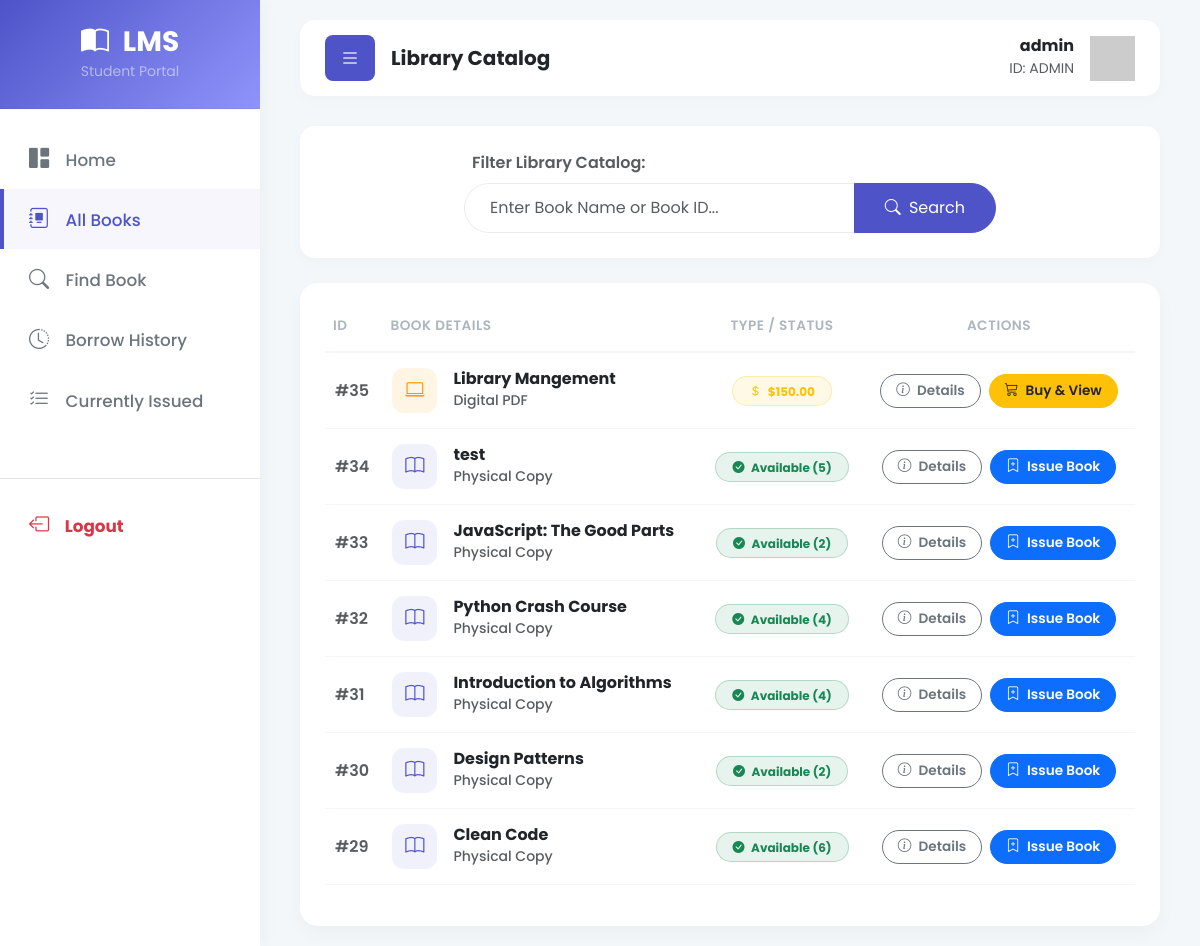
/student/book.php (signed in), run on the app's committed database.
### tables this page shows
CREATE TABLE `user` (
  `RollNo` varchar(50) NOT NULL,
  `Name` varchar(50) DEFAULT NULL,
  `Type` varchar(50) DEFAULT NULL,
  `EmailId` varchar(50) DEFAULT NULL,
  `MobNo` bigint(11) DEFAULT NULL,
  `Password` varchar(50) DEFAULT NULL,
  `wallet_balance` decimal(10,2) DEFAULT 0.00
);

CREATE TABLE `book` (
  `BookId` int(10) NOT NULL,
  `Title` varchar(50) DEFAULT NULL,
  `Availability` int(5) DEFAULT NULL,
  `status` varchar(50) NOT NULL,
  `Author` varchar(50) NOT NULL,
  `Year` int(11) DEFAULT NULL,
  `Description` text DEFAULT NULL,
  `is_online` tinyint(1) DEFAULT 0,
  `file_path` varchar(255) DEFAULT NULL,
  `price` decimal(10,2) DEFAULT 0.00
);

### student/book.php (the view, shortened to what this page needs)
<?php
require('../includes/dbconn.php');
$rollno = $_SESSION['RollNo'];
$sql_user = "SELECT Name FROM LMS.user WHERE RollNo='$rollno'";
$result_user = $conn->query($sql_user);
$user_name = ($result_user && $result_user->num_rows > 0) ?
$result_user->fetch_assoc()['Name'] : "Student";
$purchased_books = [];
?>
<!DOCTYPE html>
<html lang="en">
    <head>
        <link
            href="https://cdn.jsdelivr.net/npm/bootstrap@5.3.0/dist/css/bootstrap.min.css"
            rel="stylesheet">
        <link rel="stylesheet"
            href="https://cdn.jsdelivr.net/npm/bootstrap-icons@1.11.1/font/bootstrap-icons.css">
    </head>
    <body>
        <div class="wrapper">
            <nav id="sidebar">
                <div class="sidebar-header">
                    <h3 class="mb-0 fw-bold"><i
                            class="bi bi-book-half me-2"></i> LMS</h3>
                    <small class="text-white-50">Student Portal</small>
                </div>
                <ul class="list-unstyled components">
                    <li><a href="index.php"><i class="bi bi-grid-1x2-fill"></i>
                            Home</a></li>
                    <li class="active"><a href="book.php"><i
                                class="bi bi-journal-album"></i> All
                            Books</a></li>
                    <li><a href="findbook.php"><i class="bi bi-search"></i> Find
                            Book</a></li>
                    <li><a href="history.php"><i
                                class="bi bi-clock-history"></i> Borrow
                            History</a></li>
                    <li><a href="current.php"><i class="bi bi-list-check"></i>
                            Currently Issued</a></li>
                    <li class="mt-5 border-top pt-3"><a href="logout.php"
                            class="text-danger fw-bold"><i
                                class="bi bi-box-arrow-left text-danger"></i>
                            Logout</a></li>
                </ul>
            </nav>
            <div id="content">
                <nav
                    class="top-navbar d-flex justify-content-between align-items-center">
                    <div class="d-flex align-items-center">
                        <button type="button" id="sidebarCollapse"
                            class="btn me-3"><i
                                class="bi bi-list fs-5"></i></button>
                        <h5 class="fw-bold mb-0 text-dark">Library Catalog</h5>
                    </div>
                    <div class="d-flex align-items-center">
                        <div class="me-3 text-end d-none d-md-block">
                            <h6 class="mb-0 fw-bold text-dark"><?php echo
                                explode(' ', trim($user_name))[0]; ?></h6>
                            <small class="text-muted">ID: <?php echo $rollno;
                                ?></small>
                        </div>
                        <img
                            src="https://ui-avatars.com/api/?name=<?php echo urlencode($user_name); ?>&background=4e54c8&color=fff&rounded=true&bold=true"
                            alt="Profile" width="45">
                    </div>
                </nav>
                <div class="search-card">
                    <form action="book.php" method="post" class="mb-0">
                        <div class="row align-items-center">
                            <div class="col-md-8 offset-md-2">
                                <label
                                    class="form-label fw-semibold text-muted ms-2 mb-2">Filter
                                    Library Catalog:</label>
                                <div class="input-group">
                                    <input type="text" name="title"
                                        class="form-control search-input"
                                        placeholder="Enter Book Name or Book ID..."
                                        value="<?php echo isset($_POST['title']) ? htmlspecialchars($_POST['title']) : ''; ?>"
                                        required>
                                    <button type="submit" name="submit"
                                        class="btn search-btn"><i
                                            class="bi bi-search me-1"></i>
                                        Search</button>
                                </div>
                            </div>
                        </div>
                    </form>
                </div>
                <div class="custom-table-container">
                    <?php
                    if(isset($_POST['submit'])) {
                    $s = $conn->real_escape_string($_POST['title']);
                    $sql =
                    "SELECT * FROM LMS.book WHERE BookId='$s' OR Title LIKE '%$s%'";
                    echo "<p class='text-muted mb-4'>Search results for:
                        <strong>".htmlspecialchars($s)."</strong> <a
                            href='book.php'
                            class='text-decoration-none ms-2'>(Clear
                            Search)</a></p>";
                    } else {
                    $sql = "SELECT * FROM LMS.book ORDER BY BookId DESC";
                    }
                    $result = $conn->query($sql);
                    if($result && $result->num_rows > 0) {
                    ?>
                    <div class="table-responsive">
                        <table class="table table-borderless align-middle">
                            <thead>
                                <tr>
                                    <th>ID</th>
                                    <th>Book Details</th>
                                    <th class="text-center">Type / Status</th>
                                    <th class="text-center">Actions</th>
                                </tr>
                            </thead>
                            <tbody>
                                <?php
                                while($row = $result->fetch_assoc()) {
                                $bookid = $row['BookId'];
                                $name = $row['Title'];
                                $avail = $row['Availability'];
                                $is_online = isset($row['is_online']) ?
                                $row['is_online'] : 0;
                                $price = isset($row['price']) ? $row['price'] :
                                0.00;
                                $is_purchased = in_array($bookid,
                                $purchased_books);
                                ?>
                                <tr>
                                    <td><span
                                            class="text-muted fw-semibold">#<?php
                                            echo htmlspecialchars($bookid);
                                            ?></span></td>
                                    <td>
                                        <div class="d-flex align-items-center">
                                            <div
                                                class="<?php echo ($is_online == 1) ? 'book-icon-digital' : 'book-icon-physical'; ?> me-3">
                                                <i
                                                    class="bi <?php echo ($is_online == 1) ? 'bi-laptop' : 'bi-book'; ?>"></i>
                                            </div>
                                            <div>
                                                <h6
                                                    class="mb-0 fw-bold text-dark"><?php
                                                    echo
                                                    htmlspecialchars($name);
                                                    ?></h6>
                                                <small class="text-muted"><?php
                                                    echo ($is_online == 1) ?
                                                    'Digital PDF' :
                                                    'Physical Copy'; ?></small>
                                            </div>
                                        </div>
                                    </td>
                                    <td class="text-center">
                                        <?php if($is_online == 1): ?>
                                        <?php if($price > 0): ?>
                                        <span
                                            class="badge bg-warning bg-opacity-10 text-warning px-3 py-2 rounded-pill border border-warning border-opacity-25">
                                            <i
                                                class="bi bi-currency-dollar me-1"></i>
                                            $<?php echo $price; ?>
                                        </span>
                                        <?php endif; ?>
                                        <?php else: ?>
                                        <?php if($avail > 0): ?>
                                        <span
                                            class="badge bg-success bg-opacity-10 text-success px-3 py-2 rounded-pill border border-success border-opacity-25">
                                            <i
                                                class="bi bi-check-circle-fill me-1"></i>
                                            Available (<?php echo $avail; ?>)
                                        </span>
                                        <?php endif; ?>
                                        <?php endif; ?>
                                    </td>
                                    <td class="text-center">
                                        <div
                                            class="d-flex justify-content-center gap-2">
                                            <a
                                                href="bookdetails.php?id=<?php echo $bookid; ?>"
                                                class="btn btn-outline-secondary btn-action">
                                                <i
                                                    class="bi bi-info-circle me-1"></i>
                                                Details
                                            </a>
                                            <?php if($is_online == 1): ?>
                                            <?php if($price == 0 ||
                                            $is_purchased): ?>
                                            <a
                                                href="viewbook.php?id=<?php echo $bookid; ?>"
                                                class="btn btn-success btn-action">
                                                <i
                                                    class="bi bi-book-half me-1"></i>
                                                Read Now
                                            </a>
                                            <?php else: ?>
                                            <a
                                                href="viewbook.php?id=<?php echo $bookid; ?>"
                                                class="btn btn-warning text-dark btn-action">
                                                <i class="bi bi-cart3 me-1"></i>
                                                Buy & View
                                            </a>
                                            <?php endif; ?>
                                            <?php else: ?>
                                            <?php if($avail > 0): ?>
                                            <a
                                                href="issue_request.php?id=<?php echo $bookid; ?>"
                                                class="btn btn-primary btn-action">
                                                <i
                                                    class="bi bi-bookmark-plus me-1"></i>
                                                Issue Book
                                            </a>
                                            <?php endif; ?>
                                            <?php endif; ?>
                                        </div>
                                    </td>
                                </tr>
                                <?php } ?>
                            </tbody>
                        </table>
                    </div>
                    <?php } ?>
                </div>
            </div>
        </div>
    </body>
</html>

### student/book.php (style rules this page uses)
body { font-family: 'Poppins', sans-serif; background-color: #f4f7fa; overflow-x: hidden; }
.wrapper { display: flex; width: 100%; align-items: stretch; }
#sidebar { min-width: 260px; max-width: 260px; background: #ffffff; transition: all 0.3s; box-shadow: 4px 0 15px rgba(0,0,0,0.03); min-height: 100vh; z-index: 999; }
.sidebar-header { padding: 25px 20px; background: linear-gradient(135deg, #4e54c8 0%, #8f94fb 100%); color: white; text-align: center; border-bottom: 1px solid rgba(255,255,255,0.1); }
#sidebar ul.components { padding: 20px 0; }
#sidebar ul li a { padding: 15px 25px; font-size: 1.05em; display: block; color: #6c757d; text-decoration: none; transition: 0.3s ease; font-weight: 500; border-left: 4px solid transparent; }
#sidebar ul li a i { margin-right: 12px; font-size: 1.2em; transition: 0.3s; }
#sidebar ul li a:hover, #sidebar ul li.active > a { color: #4e54c8; background: rgba(78, 84, 200, 0.05); border-left: 4px solid #4e54c8; }
#content { width: 100%; padding: 20px 40px; min-height: 100vh; transition: all 0.3s; }
.top-navbar { background: #ffffff; padding: 15px 25px; border-radius: 15px; box-shadow: 0 4px 15px rgba(0,0,0,0.02); margin-bottom: 30px; }
#sidebarCollapse { background: #4e54c8; color: white; border: none; border-radius: 8px; padding: 8px 15px; transition: 0.3s; }
.search-card { background: white; border-radius: 15px; padding: 25px; box-shadow: 0 4px 15px rgba(0,0,0,0.02); margin-bottom: 25px; }
.search-input { border-radius: 50px 0 0 50px; padding: 12px 25px; border: 1px solid #e9ecef; border-right: none; box-shadow: none !important; }
.search-btn { border-radius: 0 50px 50px 0; padding: 12px 30px; background-color: #4e54c8; color: white; border: 1px solid #4e54c8; transition: all 0.3s; }
.custom-table-container { background: white; border-radius: 18px; padding: 25px; box-shadow: 0 8px 20px rgba(0,0,0,0.03); }
.table thead th { background-color: transparent; color: #adb5bd; font-weight: 600; text-transform: uppercase; font-size: 0.85rem; letter-spacing: 0.5px; border-bottom: 2px solid #f4f7fa; padding-bottom: 15px; }
.table tbody tr { transition: background-color 0.2s; }
.table tbody td { vertical-align: middle; border-bottom: 1px solid #f4f7fa; padding: 15px 10px; color: #495057; font-weight: 500; }
.book-icon-physical { width: 45px; height: 45px; background: rgba(78, 84, 200, 0.08); border-radius: 12px; display: flex; align-items: center; justify-content: center; color: #4e54c8; font-size: 1.2rem; }
.book-icon-digital { width: 45px; height: 45px; background: rgba(255, 152, 0, 0.1); border-radius: 12px; display: flex; align-items: center; justify-content: center; color: #ff9800; font-size: 1.2rem; }
.btn-action { border-radius: 50px; padding: 6px 15px; font-size: 0.85rem; font-weight: 600; transition: all 0.2s; }

### data on the page
user: Name "admin"
book: BookId "35", is_online 1 (drawn), Title "Library Mangement", price "150.00"
book: BookId "34", is_online 0 (drawn), Title "test", Availability "5"
book: BookId "33", is_online 0 (drawn), Title "JavaScript: The Good Parts", Availability "2"
book: BookId "32", is_online 0 (drawn), Title "Python Crash Course", Availability "4"
book: BookId "31", is_online 0 (drawn), Title "Introduction to Algorithms", Availability "4"
book: BookId "30", is_online 0 (drawn), Title "Design Patterns", Availability "2"
book: BookId "29", is_online 0 (drawn), Title "Clean Code", Availability "6"

### other printed values
$rollno "ADMIN"
